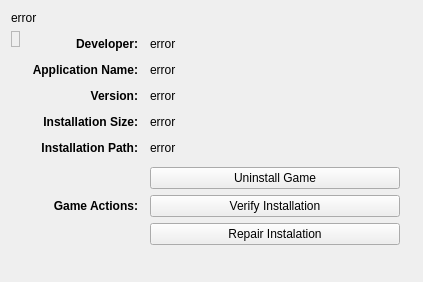
<?xml version="1.0" encoding="UTF-8"?>
<ui version="4.0">
 <class>GameInfo</class>
 <widget class="QWidget" name="GameInfo">
  <property name="windowTitle">
   <string>Game Info</string>
  </property>
  <layout class="QGridLayout" name="layout_game_info">
   <item row="2" column="1">
    <layout class="QGridLayout" name="layout_game_info_form">
     <property name="leftMargin">
      <number>6</number>
     </property>
     <property name="topMargin">
      <number>6</number>
     </property>
     <property name="rightMargin">
      <number>6</number>
     </property>
     <property name="bottomMargin">
      <number>6</number>
     </property>
     <property name="spacing">
      <number>12</number>
     </property>
     <item row="4" column="1">
      <widget class="QLabel" name="install_path">
       <property name="text">
        <string notr="true">error</string>
       </property>
       <property name="wordWrap">
        <bool>true</bool>
       </property>
       <property name="textInteractionFlags">
        <set>Qt::LinksAccessibleByMouse|Qt::TextSelectableByMouse</set>
       </property>
      </widget>
     </item>
     <item row="2" column="1">
      <widget class="QLabel" name="version">
       <property name="text">
        <string notr="true">error</string>
       </property>
       <property name="textInteractionFlags">
        <set>Qt::LinksAccessibleByMouse|Qt::TextSelectableByMouse</set>
       </property>
      </widget>
     </item>
     <item row="3" column="1">
      <widget class="QLabel" name="install_size">
       <property name="text">
        <string notr="true">error</string>
       </property>
       <property name="textInteractionFlags">
        <set>Qt::LinksAccessibleByMouse|Qt::TextSelectableByMouse</set>
       </property>
      </widget>
     </item>
     <item row="0" column="0">
      <widget class="QLabel" name="lbl_dev">
       <property name="sizePolicy">
        <sizepolicy hsizetype="Minimum" vsizetype="Preferred">
         <horstretch>0</horstretch>
         <verstretch>0</verstretch>
        </sizepolicy>
       </property>
       <property name="font">
        <font>
         <weight>75</weight>
         <bold>true</bold>
        </font>
       </property>
       <property name="text">
        <string>Developer:</string>
       </property>
       <property name="alignment">
        <set>Qt::AlignRight|Qt::AlignTrailing|Qt::AlignVCenter</set>
       </property>
      </widget>
     </item>
     <item row="0" column="1">
      <widget class="QLabel" name="dev">
       <property name="text">
        <string notr="true">error</string>
       </property>
       <property name="textInteractionFlags">
        <set>Qt::LinksAccessibleByMouse|Qt::TextSelectableByMouse</set>
       </property>
      </widget>
     </item>
     <item row="1" column="1">
      <widget class="QLabel" name="app_name">
       <property name="text">
        <string notr="true">error</string>
       </property>
       <property name="textInteractionFlags">
        <set>Qt::LinksAccessibleByMouse|Qt::TextSelectableByMouse</set>
       </property>
      </widget>
     </item>
     <item row="2" column="0">
      <widget class="QLabel" name="lbl_version">
       <property name="sizePolicy">
        <sizepolicy hsizetype="Minimum" vsizetype="Preferred">
         <horstretch>0</horstretch>
         <verstretch>0</verstretch>
        </sizepolicy>
       </property>
       <property name="font">
        <font>
         <weight>75</weight>
         <bold>true</bold>
        </font>
       </property>
       <property name="text">
        <string>Version:</string>
       </property>
       <property name="alignment">
        <set>Qt::AlignRight|Qt::AlignTrailing|Qt::AlignVCenter</set>
       </property>
      </widget>
     </item>
     <item row="4" column="0">
      <widget class="QLabel" name="lbl_install_path">
       <property name="sizePolicy">
        <sizepolicy hsizetype="Minimum" vsizetype="Preferred">
         <horstretch>0</horstretch>
         <verstretch>0</verstretch>
        </sizepolicy>
       </property>
       <property name="font">
        <font>
         <weight>75</weight>
         <bold>true</bold>
        </font>
       </property>
       <property name="text">
        <string>Installation Path:</string>
       </property>
       <property name="alignment">
        <set>Qt::AlignRight|Qt::AlignTrailing|Qt::AlignVCenter</set>
       </property>
      </widget>
     </item>
     <item row="6" column="1">
      <spacer name="hs_game_info_form">
       <property name="orientation">
        <enum>Qt::Horizontal</enum>
       </property>
       <property name="sizeHint" stdset="0">
        <size>
         <width>0</width>
         <height>20</height>
        </size>
       </property>
      </spacer>
     </item>
     <item row="5" column="0">
      <widget class="QLabel" name="lbl_game_actions">
       <property name="sizePolicy">
        <sizepolicy hsizetype="Minimum" vsizetype="Preferred">
         <horstretch>0</horstretch>
         <verstretch>0</verstretch>
        </sizepolicy>
       </property>
       <property name="font">
        <font>
         <weight>75</weight>
         <bold>true</bold>
        </font>
       </property>
       <property name="text">
        <string>Game Actions:</string>
       </property>
       <property name="alignment">
        <set>Qt::AlignRight|Qt::AlignTrailing|Qt::AlignVCenter</set>
       </property>
      </widget>
     </item>
     <item row="1" column="0">
      <widget class="QLabel" name="lbl_app_name">
       <property name="sizePolicy">
        <sizepolicy hsizetype="Minimum" vsizetype="Preferred">
         <horstretch>0</horstretch>
         <verstretch>0</verstretch>
        </sizepolicy>
       </property>
       <property name="font">
        <font>
         <weight>75</weight>
         <bold>true</bold>
        </font>
       </property>
       <property name="text">
        <string>Application Name:</string>
       </property>
       <property name="alignment">
        <set>Qt::AlignRight|Qt::AlignTrailing|Qt::AlignVCenter</set>
       </property>
      </widget>
     </item>
     <item row="3" column="0">
      <widget class="QLabel" name="lbl_install_size">
       <property name="sizePolicy">
        <sizepolicy hsizetype="Minimum" vsizetype="Preferred">
         <horstretch>0</horstretch>
         <verstretch>0</verstretch>
        </sizepolicy>
       </property>
       <property name="font">
        <font>
         <weight>75</weight>
         <bold>true</bold>
        </font>
       </property>
       <property name="text">
        <string>Installation Size:</string>
       </property>
       <property name="alignment">
        <set>Qt::AlignRight|Qt::AlignTrailing|Qt::AlignVCenter</set>
       </property>
      </widget>
     </item>
     <item row="6" column="0">
      <spacer name="vs_game_info_form">
       <property name="orientation">
        <enum>Qt::Vertical</enum>
       </property>
       <property name="sizeHint" stdset="0">
        <size>
         <width>20</width>
         <height>0</height>
        </size>
       </property>
      </spacer>
     </item>
     <item row="5" column="1" alignment="Qt::AlignLeft|Qt::AlignTop">
      <widget class="QWidget" name="wg_game_actions" native="true">
       <property name="minimumSize">
        <size>
         <width>250</width>
         <height>0</height>
        </size>
       </property>
       <layout class="QVBoxLayout" name="layout_game_actions">
        <property name="leftMargin">
         <number>0</number>
        </property>
        <property name="topMargin">
         <number>0</number>
        </property>
        <property name="rightMargin">
         <number>0</number>
        </property>
        <property name="bottomMargin">
         <number>0</number>
        </property>
        <item>
         <widget class="QPushButton" name="uninstall_button">
          <property name="text">
           <string>Uninstall Game</string>
          </property>
         </widget>
        </item>
        <item>
         <widget class="QStackedWidget" name="verify_widget">
          <property name="currentIndex">
           <number>0</number>
          </property>
          <widget class="QWidget" name="page_verify_button">
           <layout class="QVBoxLayout" name="layout_verify_button">
            <property name="spacing">
             <number>0</number>
            </property>
            <property name="leftMargin">
             <number>0</number>
            </property>
            <property name="topMargin">
             <number>0</number>
            </property>
            <property name="rightMargin">
             <number>0</number>
            </property>
            <property name="bottomMargin">
             <number>0</number>
            </property>
            <item>
             <widget class="QPushButton" name="verify_button">
              <property name="text">
               <string>Verify Installation</string>
              </property>
             </widget>
            </item>
           </layout>
          </widget>
          <widget class="QWidget" name="page_verify_progress">
           <layout class="QVBoxLayout" name="layout_verify_progress">
            <property name="spacing">
             <number>0</number>
            </property>
            <property name="leftMargin">
             <number>0</number>
            </property>
            <property name="topMargin">
             <number>0</number>
            </property>
            <property name="rightMargin">
             <number>0</number>
            </property>
            <property name="bottomMargin">
             <number>0</number>
            </property>
            <item>
             <widget class="QProgressBar" name="verify_progress">
              <property name="value">
               <number>24</number>
              </property>
             </widget>
            </item>
           </layout>
          </widget>
         </widget>
        </item>
        <item>
         <widget class="QPushButton" name="repair_button">
          <property name="text">
           <string>Repair Instalation</string>
          </property>
         </widget>
        </item>
       </layout>
      </widget>
     </item>
    </layout>
   </item>
   <item row="2" column="0" alignment="Qt::AlignLeft|Qt::AlignTop">
    <widget class="QLabel" name="image">
     <property name="frameShape">
      <enum>QFrame::StyledPanel</enum>
     </property>
     <property name="frameShadow">
      <enum>QFrame::Sunken</enum>
     </property>
     <property name="text">
      <string notr="true"/>
     </property>
    </widget>
   </item>
   <item row="0" column="0" colspan="3">
    <widget class="QLabel" name="game_title">
     <property name="text">
      <string notr="true">error</string>
     </property>
     <property name="textInteractionFlags">
      <set>Qt::LinksAccessibleByMouse|Qt::TextSelectableByMouse</set>
     </property>
    </widget>
   </item>
  </layout>
 </widget>
 <resources/>
 <connections/>
</ui>
